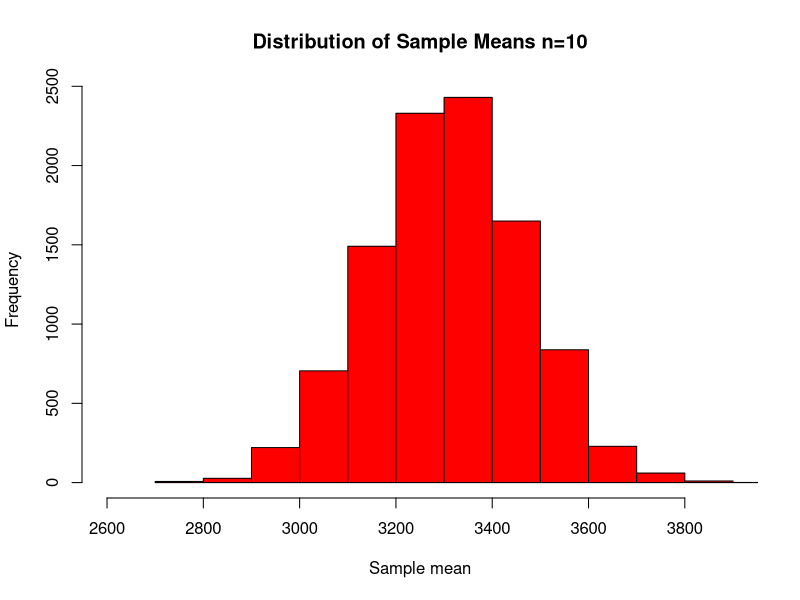
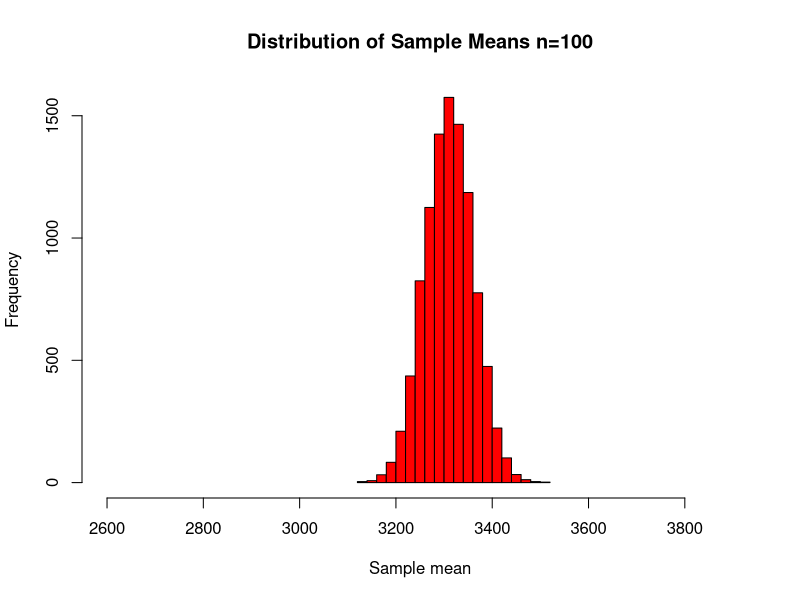
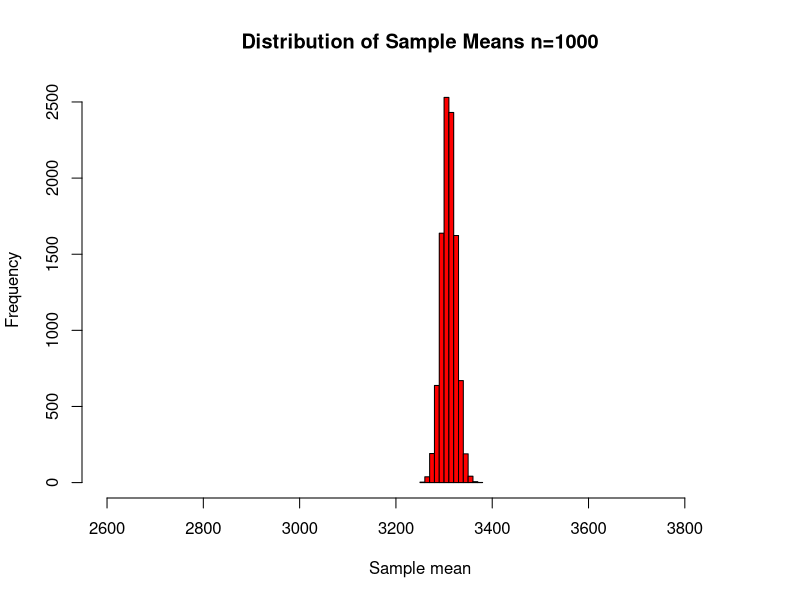

Generate these figures, in order, with R:
## ---- chunk 1
# make a population of 10000 babies with mean of 3300 and sd of 500

myPopulation <- rnorm(10000, mean = 3300, sd = 500)

# store the mean in myResult vector

myResult <- numeric(length = 10000)

# repeat 10000 times using a loop

for(i in 1:10000) {
  mySample <- sample(myPopulation, 10)
  myMean <- mean(mySample)
  myResult[i] <- myMean
}
# plot the histograms of values

hist(myResult, xlim = c(2600,3900),
     main = "Distribution of Sample Means n=10",
     xlab = "Sample mean",
     col = "red")

myResult <- numeric(length = 10000)

for(i in 1:10000) {
  mySample <- sample(myPopulation, 100)
  myMean <- mean(mySample)
  myResult[i] <- myMean
}
hist(myResult, xlim = c(2600,3900),
     main = "Distribution of Sample Means n=100",
     xlab = "Sample mean",
     col = "red")

myResult <- numeric(length = 10000)

for(i in 1:10000) {
  mySample <- sample(myPopulation, 1000)
  myMean <- mean(mySample)
  myResult[i] <- myMean
}
hist(myResult, xlim = c(2600,3900),
     main = "Distribution of Sample Means n=1000",
     xlab = "Sample mean",
     col = "red")
